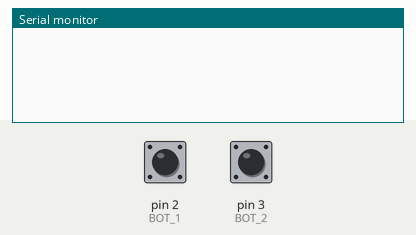
Bench run of a sketch on a simulated Arduino Uno, built with avr-gcc and run on an emulated ATmega328P. Parts: the last lines printed to the serial monitor. The test bench sets the inputs (shaded band); at power-on: pin 2 (BOT_1) HIGH, pin 3 (BOT_2) HIGH. No radio packets arrive unless stated.

Above: at 1.2 s.
1.3 s: pin 2 (BOT_1) pulled LOW for 0.15 s
At 2.5 s:
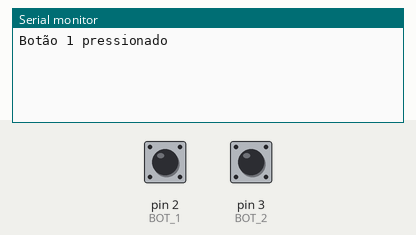
2.9 s: pin 3 (BOT_2) pulled LOW for 0.15 s
At 4.1 s:
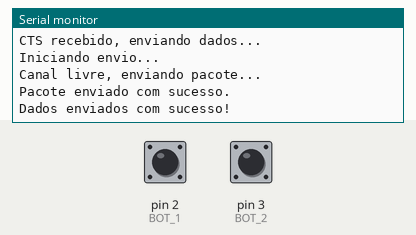
4.5 s: pin 2 (BOT_1) pulled LOW for 3.2 s
At 8.6 s:
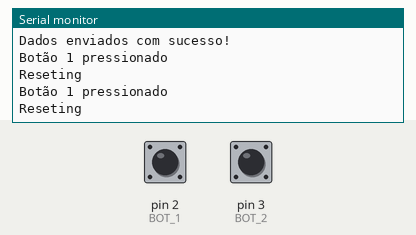
9.2 s: pin 3 (BOT_2) pulled LOW for 1 s
At 9.8 s:
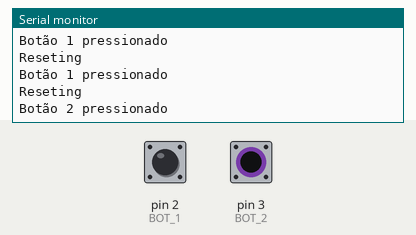

The sketch:

P1.ino
```cpp
#include <SPI.h>
#include "RF24.h"
#include "printf.h"

//
// Hardware configuration
//

#define CE_PIN 7
#define CSN_PIN 8

#define BOT_1 2  // Botão 1 conectado ao pino D2
#define BOT_2 3  // Botão 2 conectado ao pino D3

#define TIMEOUTRECV 2000000  //us
#define TIMEOUTSEND 120000     //us

#define ACK 1
#define RTS 2
#define CTS 3
#define DATA 4

struct PacketStatus {
  bool ret;
  uint8_t remetente;
};

RF24 radio(CE_PIN, CSN_PIN);
uint64_t address[2] = { 0x3030303030LL, 0x3030303030LL };

char payloadT[10];  // Payload para os bits a serem enviados
uint8_t origem = 7;
uint8_t rede = 88;

// Variáveis de estado para os botões
uint8_t last_button;

bool botao1Pressionado = false;
bool botao2Pressionado = false;
unsigned long tempoBotao1 = 0; // Armazena o tempo do pressionamento
unsigned long tempoBotao2 = 0;
unsigned long last_time = 0;

bool envia(char* pacote, uint8_t destino, uint8_t tamanho, uint8_t controle, uint8_t rede, unsigned long timeout) {
  Serial.println("Iniciando envio...");
  pacote[0] = destino;
  pacote[1] = origem;
  pacote[2] = rede;
  pacote[3] = controle;

  unsigned long start_timer = micros();
  while (micros() - start_timer < timeout) {
    radio.startListening();
    delayMicroseconds(70);
    radio.stopListening();

    if (!radio.testCarrier()) {
      Serial.println("Canal livre, enviando pacote...");
      if (radio.write(&pacote[0], tamanho)) {
        Serial.println("Pacote enviado com sucesso.");
        return true;
      } else {
        Serial.println("Falha no envio do pacote.");
      }
    }
    delayMicroseconds(100);
  }
  Serial.println("Tempo de envio esgotado.");
  return false;
}

bool enviaTrem(char* pacote, uint8_t tamanho, uint8_t destino) {
  Serial.println("Iniciando envioTrem...");

  char controle[4];
  bool enviou = envia(&controle[0], destino, 4, RTS, rede, TIMEOUTSEND);
  if (!enviou) {
    Serial.println("Falha ao enviar RTS.");
    return false;
  }

  Serial.println("RTS enviado, aguardando CTS...");
  bool recebeu = envia(&controle[0], destino, 4, CTS, rede, TIMEOUTSEND);
  if (!recebeu) {
    Serial.println("Falha ao receber CTS.");
    return false;
  }

  Serial.println("CTS recebido, enviando dados...");
  enviou = envia(&pacote[0], destino, tamanho, DATA, rede, TIMEOUTSEND);
  if (!enviou) {
    Serial.println("Falha ao enviar dados.");
    return false;
  }

  Serial.println("Dados enviados com sucesso!");
  return true;
}

void setup(void) {
  pinMode(BOT_1, INPUT_PULLUP);  // Botão 1 (D2)
  pinMode(BOT_2, INPUT_PULLUP);  // Botão 2 (D3)
  Serial.begin(500000);

  if (!radio.begin()) {
    Serial.println(F("radio hardware not responding!"));
    while (true);
  }

  radio.setPALevel(RF24_PA_MAX);
  radio.setAutoAck(false);
  radio.disableCRC();
  radio.setDataRate(RF24_2MBPS);
  radio.setPayloadSize(sizeof(payloadT));
  radio.openWritingPipe(address[0]);
  radio.openReadingPipe(1, address[1]);
  radio.setChannel(37);

  printf_begin();
  radio.printPrettyDetails();
}

void loop(void) {
  uint8_t destino = 44;

    if (digitalRead(BOT_1) == LOW && millis() - last_time > 1000) {
        if (last_button == BOT_2) {
            Serial.println("Sequência Botão 2 -> Botão 1 detectada. Enviando 16 bits...");
            for (int i = 0; i < 8; i++) payloadT[i] = 'o';  // 16 bits
            enviaTrem(&payloadT[0], 8, destino);
            last_button = NULL;
        }
        else if (last_button == BOT_1) {
            Serial.println("Reseting");
            last_button = NULL;
        }
        else {
            Serial.println("Botão 1 pressionado");
            last_button = BOT_1;
        }
        last_time = millis();
        delay(200);
    }

    else if (digitalRead(BOT_2) == LOW && millis() - last_time > 1000) {
        if (last_button == BOT_1) {
            Serial.println("Sequência Botão 1 -> Botão 2 detectada. Enviando 8 bits...");
            for (int i = 0; i < 8; i++) payloadT[i] = 'i';  // 8 bits
            enviaTrem(&payloadT[0], 8, destino);
            last_button = NULL;
        }
        else if (last_button == BOT_2) {
            Serial.println("Reseting");
            last_button = NULL;
        }
        else {
            Serial.println("Botão 2 pressionado");
            last_button = BOT_2;
        }
        last_time = millis();
        delay(200);
    }
}
```

Measured:
- after the input at 1.3 s, the serial monitor: prints a new line at once (image 1)
- after the input at 2.9 s, the serial monitor: prints a new line at once (image 2)
- after the input at 4.5 s, the serial monitor: prints a new line at once (image 3)
- after the input at 9.2 s, the serial monitor: prints a new line at once (image 4)
